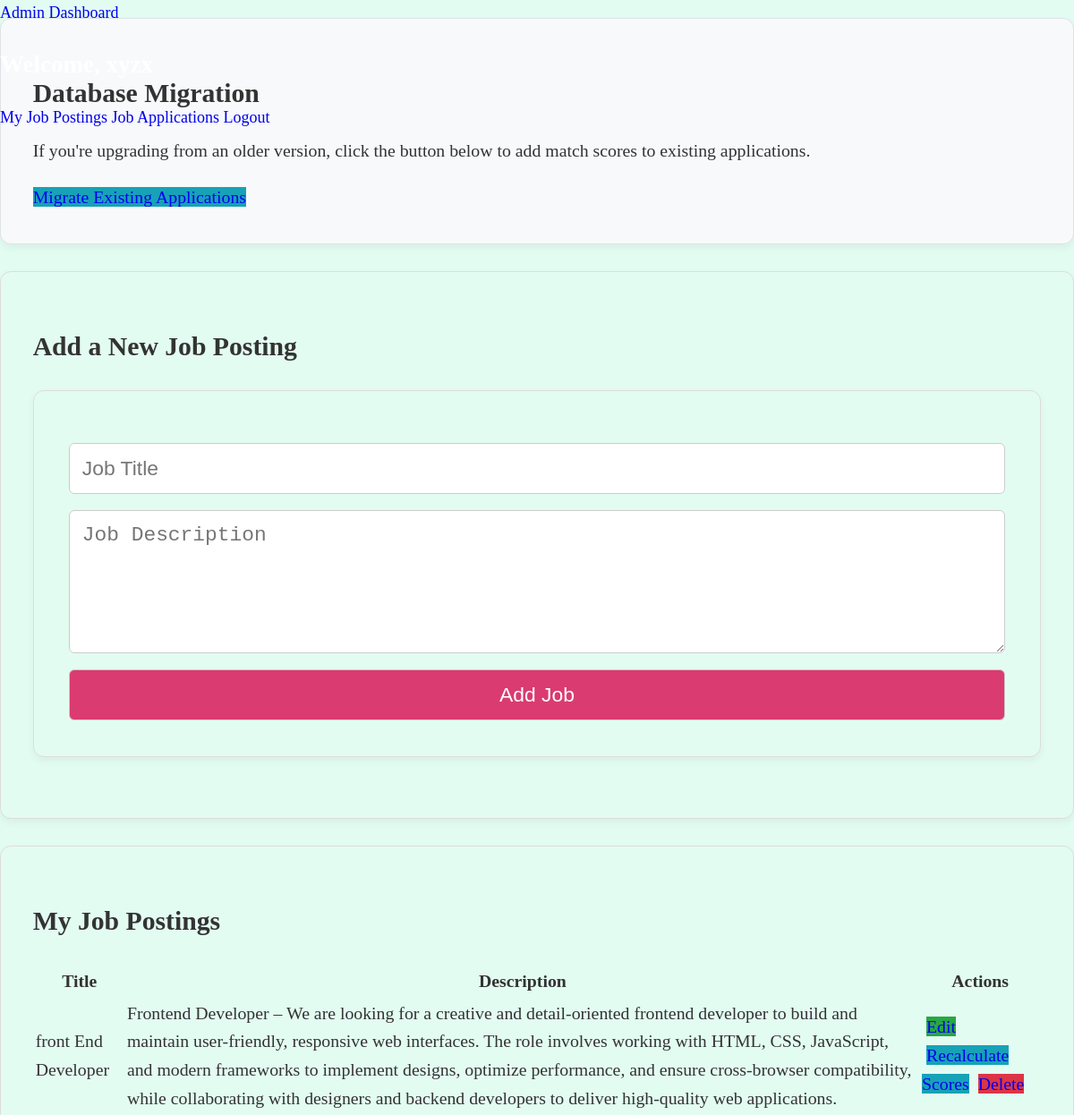
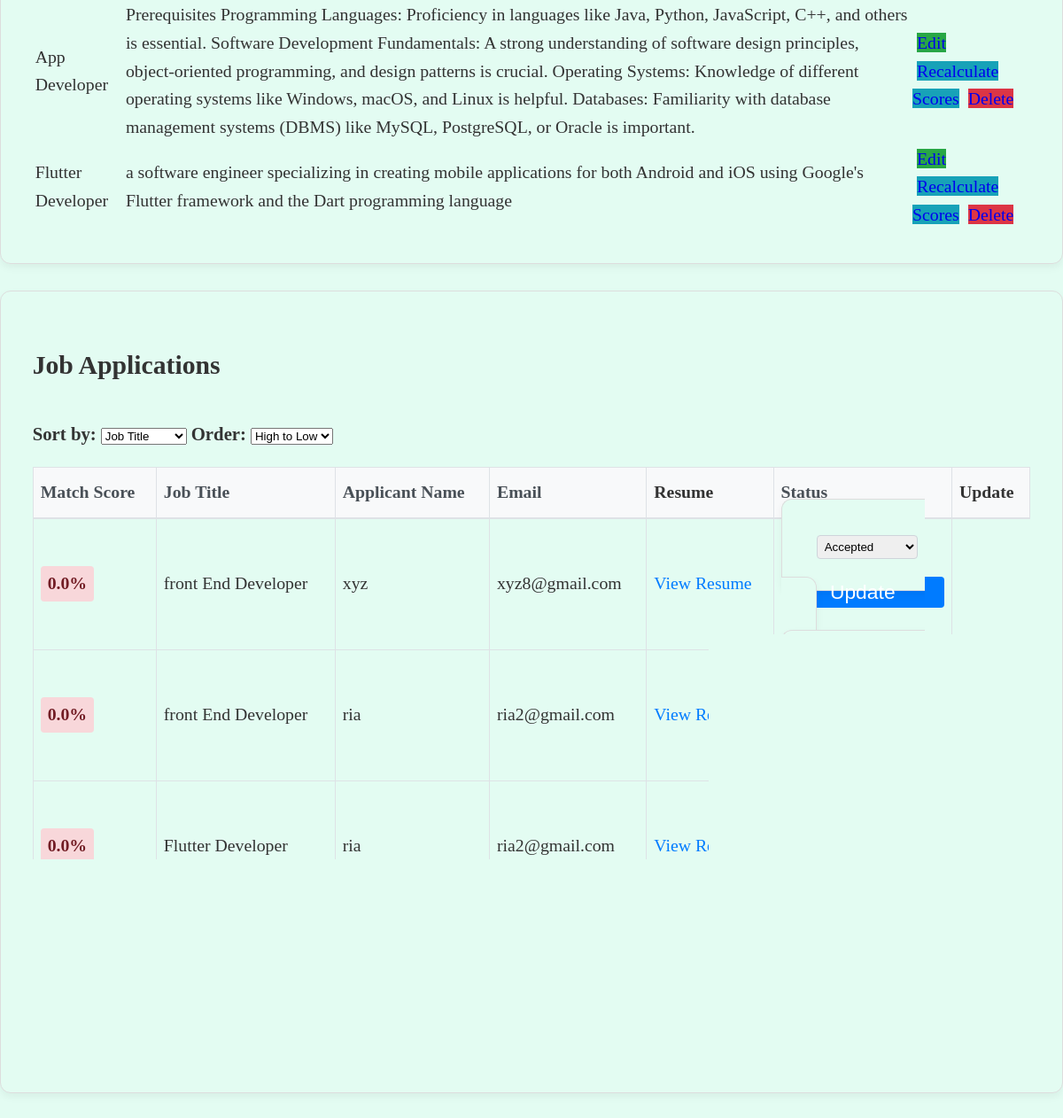
Screenshot of /view_applications?sort=job_title&order=desc (signed in) with the database file from the repository (2 pictures, top to bottom).
### tables this page shows
CREATE TABLE job_postings (
                      id INTEGER PRIMARY KEY,
                      title TEXT,
                      description TEXT,
                      admin_id INTEGER,
                      FOREIGN KEY (admin_id) REFERENCES users (id) ON DELETE CASCADE);

CREATE TABLE job_applications (
                      id INTEGER PRIMARY KEY,
                      job_id INTEGER,
                      user_id INTEGER,
                      name TEXT,
                      email TEXT,
                      resume TEXT, status TEXT, match_score REAL DEFAULT 0.0,
                      FOREIGN KEY (job_id) REFERENCES job_postings (id) ON DELETE CASCADE,
                      FOREIGN KEY (user_id) REFERENCES users (id) ON DELETE CASCADE);

### app.py (the view)
@app.route('/view_applications')
def view_applications():
    if 'user_id' not in session or session['role'] != 'admin':
        return redirect(url_for('login'))
    admin_id = session['user_id']
    sort_by = request.args.get('sort', 'match_score')  # Default sort by match score
    sort_order = request.args.get('order', 'desc')  # Default descending order
    conn = connect_db()
    cursor = conn.cursor()
    valid_sort_fields = ['match_score', 'name', 'email', 'status', 'job_title']
    if sort_by not in valid_sort_fields:
        sort_by = 'match_score'
    if sort_order not in ['asc', 'desc']:
        sort_order = 'desc'
    order_clause = f"ORDER BY {sort_by} {sort_order.upper()}"
    if sort_by == 'job_title':
        order_clause = "ORDER BY jp.title " + sort_order.upper()
    cursor.execute(f"""
        SELECT ja.id, ja.name, ja.email, ja.resume, jp.title, ja.status, ja.match_score
        FROM job_applications ja
        JOIN job_postings jp ON ja.job_id = jp.id
        WHERE jp.admin_id = ?
        {order_clause}
    """, (admin_id,))
    job_applications = cursor.fetchall()
    cursor.execute("SELECT * FROM job_postings WHERE admin_id=?", (admin_id,))
    job_postings = cursor.fetchall()
    conn.close()
    applications = [{
        'id': row[0],
        'name': row[1],
        'email': row[2],
        'resume': row[3],
        'job_title': row[4],
        'status': row[5],
        'match_score': row[6] if row[6] is not None else 0.0
    } for row in job_applications]
    form = JobPostingForm()
    edit_form = EditJobForm()
    status_form = ApplicationStatusForm()
    return render_template('admin_dashboard.html',
                         job_postings=job_postings,
                         job_applications=applications,
                         form=form,
                         edit_form=edit_form,
                         status_form=status_form,
                         current_sort=sort_by,
                         current_order=sort_order)

### forms.py
class JobPostingForm(FlaskForm):
    title = StringField('Job Title', validators=[DataRequired(), Length(min=5, max=100)])
    description = TextAreaField('Job Description', validators=[DataRequired(), Length(min=10, max=1000)])
    submit = SubmitField('Add Job Posting')

class EditJobForm(FlaskForm):
    title = StringField('Job Title', validators=[DataRequired(), Length(min=5, max=100)])
    description = TextAreaField('Job Description', validators=[DataRequired(), Length(min=10, max=1000)])
    submit = SubmitField('Update Job Posting')

### app.py (called while the page is built)
def connect_db():
    conn = sqlite3.connect('job_applications.db')
    conn.execute('PRAGMA foreign_keys = ON')
    return conn

### templates/admin_dashboard.html (shortened to what this page needs)
<!DOCTYPE html>
<html lang="en">
<head>
    <link rel="stylesheet" href="{{ url_for('static', filename='css/styles.css') }}">
</head>
<body>
        <nav style="height:20px;">
            <a class="brand" href="#">Admin Dashboard</a>
            <h2 style="color: white;" >Welcome, {{ session.username }}</h1>
            <div class="nav-links">
                <a href="admin_dashboard">My Job Postings</a>
                <a href="view_applications">Job Applications</a>
                <a href="{{ url_for('logout') }}" class="button">Logout</a>
            </div>
        </nav>
        <section class="job-posting" style="background-color: #f8f9fa; border: 1px solid #dee2e6;">
            <h2>Database Migration</h2>
            <p>If you're upgrading from an older version, click the button below to add match scores to existing applications.</p>
            <a href="{{ url_for('migrate_scores') }}" class="button" style="background-color: #17a2b8;">Migrate Existing Applications</a>
        </section>
        <section class="job-posting">
            <h2>Add a New Job Posting</h2>
            <form action="{{ url_for('add_job') }}" method="post">
                {{ form.title(placeholder="Job Title", required=true) }}
                {{ form.description(placeholder="Job Description", rows="5", required=true) }}
                <button type="submit">Add Job</button>
            </form>
        </section>
        <section class="job-posting">
            <h2>My Job Postings</h2>
            {% if job_postings %}
            <table>
                <tr>
                    <th>Title</th>
                    <th>Description</th>
                    <th>Actions</th>
                </tr>
                {% for job in job_postings %}
                <tr>
                    <td>{{ job[1] }}</td>
                    <td>{{ job[2] }}</td>
                    <td>
                        <a href="{{ url_for('edit_job', job_id=job[0]) }}" class="button" style="background-color: #28a745; margin: 0 5px;">Edit</a>
                        <a href="{{ url_for('recalculate_scores', job_id=job[0]) }}" class="button" style="background-color: #17a2b8; margin: 0 5px;">Recalculate Scores</a>
                        <a href="{{ url_for('delete_job', job_id=job[0]) }}" class="button" style="background-color: #dc3545;">Delete</a>
                    </td>
                </tr>
                {% endfor %}
            </table>
            {% endif %}
        </section>
        <section class="job-posting">
            <h2>Job Applications</h2>
            {% if job_applications and job_applications|length > 0 %}
            <div style="overflow-x: auto; margin-bottom: 20px;">
            <div class="sort-controls" style="margin-bottom: 20px;">
                <label for="sort-select">Sort by:</label>
                <select id="sort-select" onchange="sortApplications()">
                    <option value="job_title" {% if current_sort == 'job_title' %}selected{% endif %}>Job Title</option>
                </select>
                <label for="order-select">Order:</label>
                <select id="order-select" onchange="sortApplications()">
                    <option value="desc" {% if current_order == 'desc' %}selected{% endif %}>High to Low</option>
                </select>
            </div>
            <table style="width: 100%; border-collapse: collapse; margin-top: 20px;">
                <thead>
                    <tr style="background-color: #f8f9fa; border-bottom: 2px solid #dee2e6;">
                        <th style="padding: 12px 8px; text-align: left; border: 1px solid #dee2e6;"><a href="?sort=match_score&order={% if current_sort == 'match_score' and current_order == 'desc' %}asc{% else %}desc{% endif %}" style="text-decoration: none; color: #495057;">Match Score</a></th>
                        <th style="padding: 12px 8px; text-align: left; border: 1px solid #dee2e6;"><a href="?sort=job_title&order={% if current_sort == 'job_title' and current_order == 'desc' %}asc{% else %}desc{% endif %}" style="text-decoration: none; color: #495057;">Job Title</a></th>
                        <th style="padding: 12px 8px; text-align: left; border: 1px solid #dee2e6;"><a href="?sort=name&order={% if current_sort == 'name' and current_order == 'desc' %}asc{% else %}desc{% endif %}" style="text-decoration: none; color: #495057;">Applicant Name</a></th>
                        <th style="padding: 12px 8px; text-align: left; border: 1px solid #dee2e6;"><a href="?sort=email&order={% if current_sort == 'email' and current_order == 'desc' %}asc{% else %}desc{% endif %}" style="text-decoration: none; color: #495057;">Email</a></th>
                        <th style="padding: 12px 8px; text-align: left; border: 1px solid #dee2e6;">Resume</th>
                        <th style="padding: 12px 8px; text-align: left; border: 1px solid #dee2e6;"><a href="?sort=status&order={% if current_sort == 'status' and current_order == 'desc' %}asc{% else %}desc{% endif %}" style="text-decoration: none; color: #495057;">Status</a></th>
                        <th style="padding: 12px 8px; text-align: left; border: 1px solid #dee2e6;">Update</th>
                    </tr>
                </thead>
                <tbody>
                {% for application in job_applications %}
                <tr style="border-bottom: 1px solid #dee2e6;">
                    <td style="padding: 12px 8px; border: 1px solid #dee2e6; vertical-align: middle;">
                        {% if application.match_score >= 70 %}
                            <span class="match-score" style="display: inline-block; padding: 4px 8px; border-radius: 4px; font-weight: bold; background-color: #d4edda; color: #155724;">
                                {{ "%.1f"|format(application.match_score) }}%
                            </span>
                        {% elif application.match_score >= 50 %}
                            <span class="match-score" style="display: inline-block; padding: 4px 8px; border-radius: 4px; font-weight: bold; background-color: #fff3cd; color: #856404;">
                                {{ "%.1f"|format(application.match_score) }}%
                            </span>
                        {% else %}
                            <span class="match-score" style="display: inline-block; padding: 4px 8px; border-radius: 4px; font-weight: bold; background-color: #f8d7da; color: #721c24;">
                                {{ "%.1f"|format(application.match_score) }}%
                            </span>
                        {% endif %}
                    </td>
                    <td style="padding: 12px 8px; border: 1px solid #dee2e6; vertical-align: middle; max-width: 200px; word-wrap: break-word;">{{ application.job_title }}</td>
                    <td style="padding: 12px 8px; border: 1px solid #dee2e6; vertical-align: middle;">{{ application.name }}</td>
                    <td style="padding: 12px 8px; border: 1px solid #dee2e6; vertical-align: middle;">{{ application.email }}</td>
                    <td style="padding: 12px 8px; border: 1px solid #dee2e6; vertical-align: middle;"><a href="{{ url_for('static', filename='resumes/' ~ application.resume) }}" target="_blank" style="color: #007bff; text-decoration: none;">View Resume</a></td>
                    <td style="padding: 12px 8px; border: 1px solid #dee2e6; vertical-align: middle;">
                        <form action="{{ url_for('update_status', application_id=application.id) }}" method="post" style="display: inline;">
                            <select name="status" style="padding: 4px; margin-right: 8px; border: 1px solid #ced4da; border-radius: 4px;">
                                <option value="Accepted" {% if application.status == 'Accepted' %}selected{% endif %}>Accepted</option>
                                <option value="Rejected" {% if application.status == 'Rejected' %}selected{% endif %}>Rejected</option>
                            </select>
                            <button type="submit" class="button" style="padding: 4px 8px; background-color: #007bff; color: white; border: none; border-radius: 4px; cursor: pointer;">Update</button>
                        </form>
                    </td>
                </tr>
                {% endfor %}
                </tbody>
            </table>
            </div>
            {% else %}
            <p>No job applications found. Applications will appear here once users start applying to your job postings.</p>
            {% endif %}
        </section>
</body>
</html>

### static/css/styles.css (style rules this page uses)
body { background: #e3fcf2; margin: 0; padding: 0; color: #333; font-size: 18px; line-height: 1.6; }
.job-posting, .job-posting form { border: 1px solid #ddd; padding: 1.8em; margin-bottom: 1.5em; background: #e3fcf2; border-radius: 12px; box-shadow: 0 4px 10px rgba(0,0,0,0.05); font-size: 1.1em; }
.job-posting form input, .job-posting form textarea, .job-posting form button { display: block; width: 100%; margin-top: 0.8em; padding: 14px; font-size: 1.05em; border-radius: 6px; border: 1px solid #ccc; transition: border-color 0.3s ease, box-shadow 0.3s ease; }
input[type="text"], input[type="email"], input[type="password"], textarea { box-sizing: border-box; }
button { margin-top: 1em; background: #da3b70; color: white; border: none; border-radius: 6px; cursor: pointer; padding: 14px 18px; font-size: 1.1em; transition: background 0.3s ease, transform 0.1s ease; }
label { font-weight: bold; margin-top: 12px; display: inline-block; font-size: 1.05em; }
a { text-decoration: none; }

### rows the page displays
job_postings: title "front End Developer", description "Frontend Developer – We are looking for a creative and detail-oriented frontend developer to build and maintain user-friendly, responsive web interfaces. The role involves working with HTML, CSS, JavaScript, and modern frameworks to implement designs, optimize performance, and ensure cross-browser compatibility, while collaborating with designers and backend developers to deliver high-quality web applications."
job_postings: title "App Developer", description "Prerequisites Programming Languages: Proficiency in languages like Java, Python, JavaScript, C++, and others is essential. Software Development Fundamentals: A strong understanding of software design principles, object-oriented programming, and design patterns is crucial. Operating Systems: Knowledge of different operating systems like Windows, macOS, and Linux is helpful. Databases: Familiarity with database management systems (DBMS) like MySQL, PostgreSQL, or Oracle is important."
job_postings: title "Flutter Developer", description "a software engineer specializing in creating mobile applications for both Android and iOS using Google's Flutter framework and the Dart programming language"
job_applications: match_score "0.0", job_title "front End Developer", name "xyz", email "xyz8@gmail.com", status "Accepted"
job_applications: match_score "0.0", job_title "front End Developer", name "ria", email "ria2@gmail.com", status "Accepted"
job_applications: match_score "0.0", job_title "Flutter Developer", name "ria", email "ria2@gmail.com", status "Rejected"
job_applications: status "Accepted"
